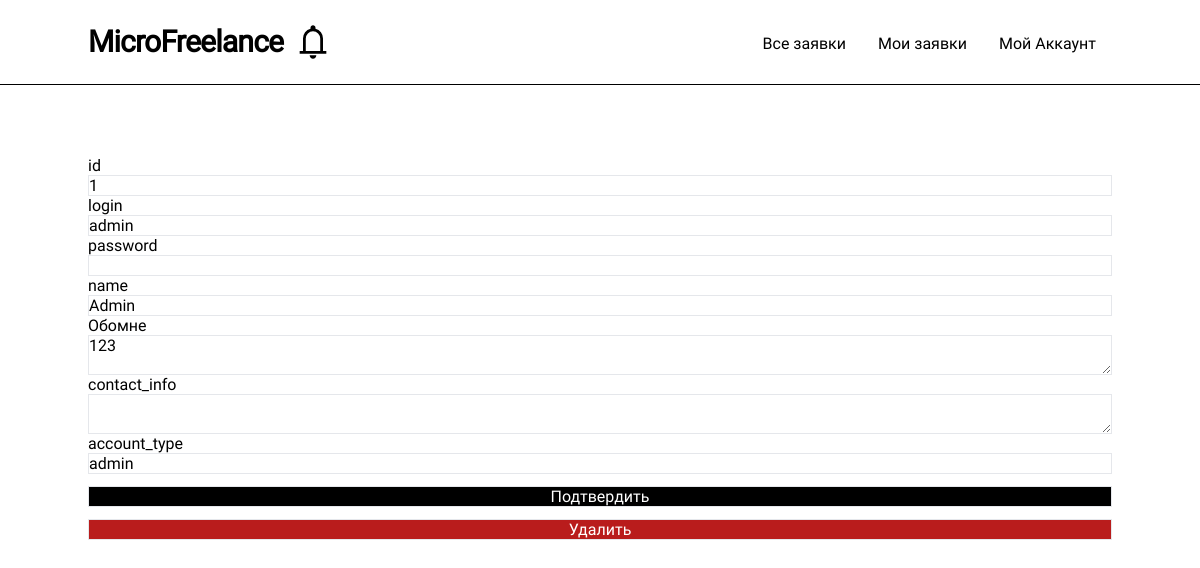
Page /admin/1 (signed in) on the committed database.
### models.py (models this page shows, shortened)
class User(UserMixin, db.Model):
    __table_name__ = "users"
    id: Mapped[int]                         = mapped_column(primary_key=True)
    login: Mapped[str]                      = mapped_column(String(64), index=True, unique=True)
    password_hash: Mapped[Optional[str]]    = mapped_column(String(256))
    name: Mapped[Optional[str]]             = mapped_column(String(64))
    aboutme: Mapped[Optional[str]]          = mapped_column(String(256))
    contact_info: Mapped[Optional[str]]     = mapped_column(String(256))
    account_type: Mapped[str]               = mapped_column(String(256), default='student')
    def check_role(self, roles: list[str]) -> bool:
        if type(roles) is str:
            return self.account_type == roles
        return self.account_type in roles

### routes.py (the view, shortened to what this page needs)
@app.route('/admin/<user_id>', methods=['GET', 'POST'])
@login_required
def admin_panel_edit_user(user_id):
    if not current_user.check_role('admin'):
        abort(418)
    user = db.session.scalar(sa.select(User).where(User.id == user_id))
    form = AdminUserEditForm()
    form.aboutme.data = user.aboutme
    return render_template('admin/admin_user_edit.html', user=user, form=form)

### forms.py
class AdminUserEditForm(FlaskForm):
    id = StringField('id')
    login = StringField('login')
    password = StringField('password')
    name = StringField('name')
    aboutme = TextAreaField('Обомне', validators=[DataRequired()])
    contact_info = TextAreaField('contact_info')
    account_type = StringField('account_type')
    submit = SubmitField('Подтвердить')

### models.py (called while the page is built)
@login.user_loader
def load_user(id):
  return db.session.get(User, int(id))

### routes.py (called while the page is built)
def render_template(*args, **kwargs):
    kwargs['current_user'] = current_user
    return base_render_teplate(*args, **kwargs)

### templates/admin/admin_user_edit.html (shortened to what this page needs)
{% extends "base/base.html" %}
{% block content %}
<form method="POST" enctype='multipart/form-data'>
    <div class="flex-col flex">
        {{form.id.label}}
        {{form.id(class='border', value=user.id)}}
        {{form.login.label}}
        {{form.login(class='border', value=user.login)}}
        {{form.password.label}}
        {{form.password(class='border')}}
        {{form.name.label}}
        {{form.name(class='border', value=user.name)}}
        {{form.aboutme.label}}
        {{form.aboutme(class='border')}}
        {{form.contact_info.label}}
        {{form.contact_info(class='border', value=user.contact_info)}}
        {{form.account_type.label}}
        {{form.account_type(class='border', value=user.account_type)}}
        {{form.submit(class='border bg-black text-white cursor-pointer mt-3 text-center')}}
        <a class="border bg-red-700 text-white cursor-pointer mt-3 text-center" href="/admin-delete-user/{{user.id}}">Удалить</a>
    </div>
</form>
{% endblock %}

### static/compile.css (style rules this page uses)
html, :host { line-height: 1.5; -webkit-text-size-adjust: 100%; -moz-tab-size: 4; -o-tab-size: 4; tab-size: 4; font-family: Roboto; font-feature-settings: normal; font-variation-settings: normal; -webkit-tap-highlight-color: transparent; }
body { margin: 0; line-height: inherit; }
a { color: inherit; text-decoration: inherit; }
button, input, optgroup, select, textarea { font-family: inherit; font-feature-settings: inherit; font-variation-settings: inherit; font-size: 100%; font-weight: inherit; line-height: inherit; letter-spacing: inherit; color: inherit; margin: 0; padding: 0; }
button, input:where([type='button']), input:where([type='reset']), input:where([type='submit']) { -webkit-appearance: button; background-color: transparent; background-image: none; }
textarea { resize: vertical; }
input::placeholder, textarea::placeholder { opacity: 1; color: #9ca3af; }
.mt-3 { margin-top: 0.75rem; }
.flex { display: flex; }
.cursor-pointer { cursor: pointer; }
.flex-col { flex-direction: column; }
.border { border-width: 1px; }
.bg-black { --tw-bg-opacity: 1; background-color: rgb(0 0 0 / var(--tw-bg-opacity)); }
.bg-red-700 { --tw-bg-opacity: 1; background-color: rgb(185 28 28 / var(--tw-bg-opacity)); }
.text-center { text-align: center; }
.text-white { --tw-text-opacity: 1; color: rgb(255 255 255 / var(--tw-text-opacity)); }

### rows in the picture
User: id "1", login "admin", name "Admin", aboutme "123", account_type "admin"
